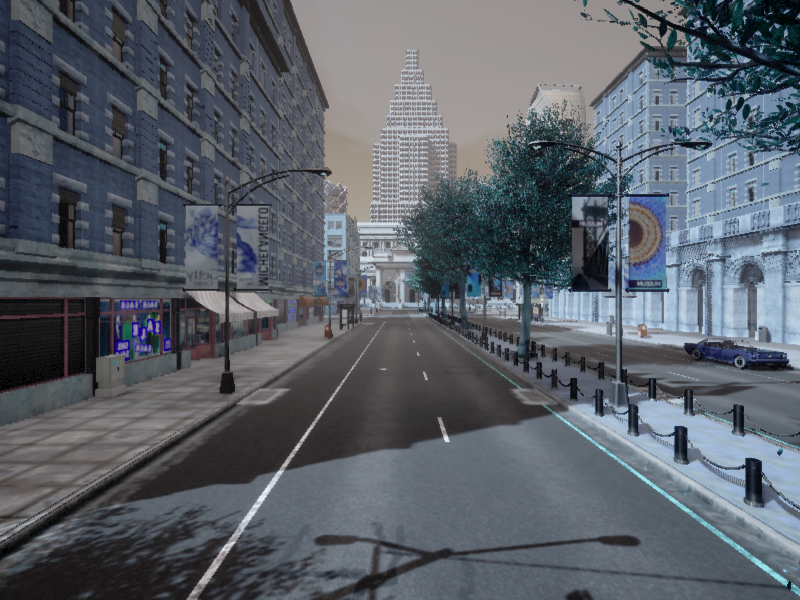
#> input picture Task4_LaneKeeping/images/img_000.png, 800 x 600 px; its folder holds only this picture in this run
$ python -i lane_detection.py   (imports and definitions only)
#> lines starting #> are read from the running program, lines starting #| are printed output that depends on the picture; after the words box and inside, x2 and y2 are one past the last pixel; in counts of white or black regions, pixels touching at a corner belong together
# lane_detection.py
import cv2
import os
import numpy as np

# ------------------------
# Lane tracking class
# ------------------------
class LaneLine:
    """Tracks a line over multiple frames to smooth lane detection."""
    def __init__(self, buffer_size=7):
        self.buffer_size = buffer_size
        self.buffer = []
        self.detected = False
        self.avg_slope = 0.0
        self.avg_intercept = 0.0

    def add_fit(self, slope, intercept):
        self.buffer.append((slope, intercept))
        if len(self.buffer) > self.buffer_size:
            self.buffer.pop(0)
        slopes, intercepts = zip(*self.buffer)
        self.avg_slope = np.mean(slopes)
        self.avg_intercept = np.mean(intercepts)
        self.detected = True

# Instantiate global trackers for left/right lanes
left_tracker = LaneLine()
right_tracker = LaneLine()
#> further down, picture is the input picture: shape (600, 800, 3); mean B, G, R 104.4, 96.1, 89.9

# ------------------------
# Lane detection function
# ------------------------
def detect_lanes(img, return_binary=False):
#> called with return_binary = False
    h, w, _ = img.shape

    # HLS thresholding
    hls = cv2.cvtColor(img, cv2.COLOR_BGR2HLS)
#> hls: shape (600, 800, 3); mean of channels 0, 1, 2 87.1, 97.2, 31.9
    l_channel = hls[:, :, 1]
    s_channel = hls[:, :, 2]
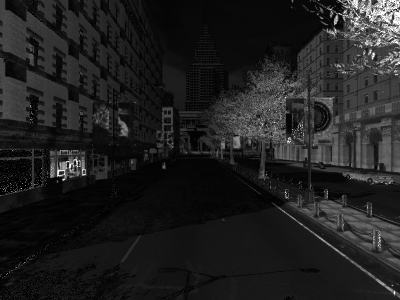
#> s_channel: shape (600, 800) (shown at 1/2 size); min 0, max 255, mean 31.9
    _, l_thresh = cv2.threshold(l_channel, 200, 255, cv2.THRESH_BINARY)
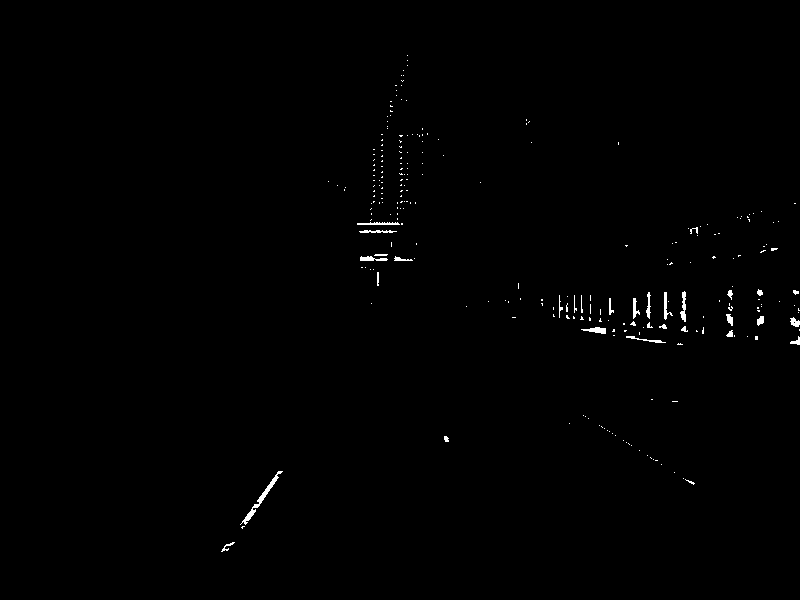
#> l_thresh: shape (600, 800); 0.49% white; 257 white regions (227 under 20 px), largest, box (x1, y1, x2, y2) and area: (240, 471, 283, 525) 266, (680, 291, 686, 322) 108, (581, 327, 606, 334) 102
    _, s_thresh = cv2.threshold(s_channel, 90, 255, cv2.THRESH_BINARY)
#> s_thresh: shape (600, 800); 5.6% white; 1318 white regions (1196 under 20 px), largest, box (x1, y1, x2, y2) and area: (675, 0, 800, 95) 6211, (466, 180, 590, 297) 3122, (114, 313, 161, 361) 905
    color_mask = cv2.bitwise_or(l_thresh, s_thresh)

    # Canny edges
    gray = cv2.cvtColor(img, cv2.COLOR_BGR2GRAY)
    blur = cv2.GaussianBlur(gray, (5,5),0)
    edges = cv2.Canny(blur, 100, 200)
#> edges: shape (600, 800); 4.6% white in thin lines or dots

    # Combine
    combined = cv2.bitwise_or(edges, color_mask)
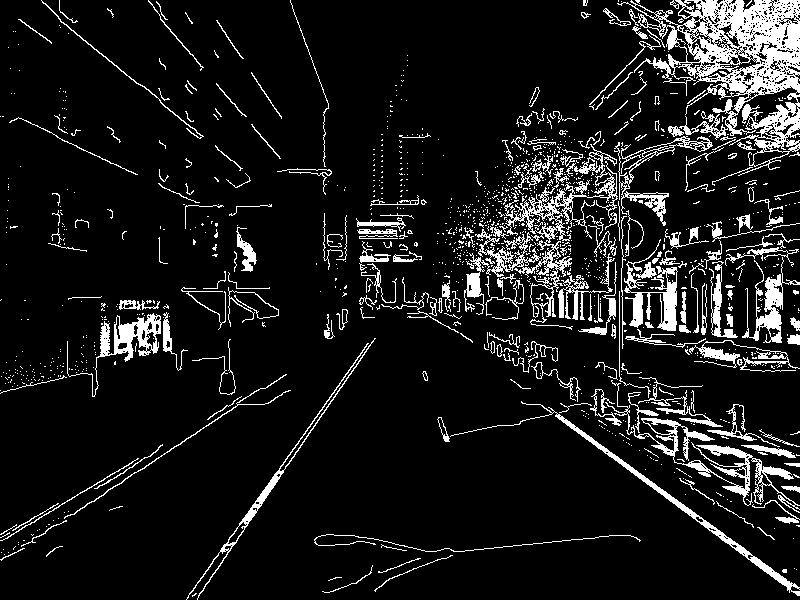
#> combined: shape (600, 800); 10.1% white; 1199 white regions (983 under 20 px), largest, box (x1, y1, x2, y2) and area: (617, 0, 800, 176) 11026, (464, 144, 618, 330) 4579, (605, 380, 800, 513) 2641

    # ROI mask
    mask = np.zeros_like(combined)
    roi = np.array([[
        (int(0.2*w), h),
        (int(0.45*w), int(0.65*h)),
        (int(0.55*w), int(0.65*h)),
        (int(0.8*w), h)
    ]])
    cv2.fillPoly(mask, roi, 255)
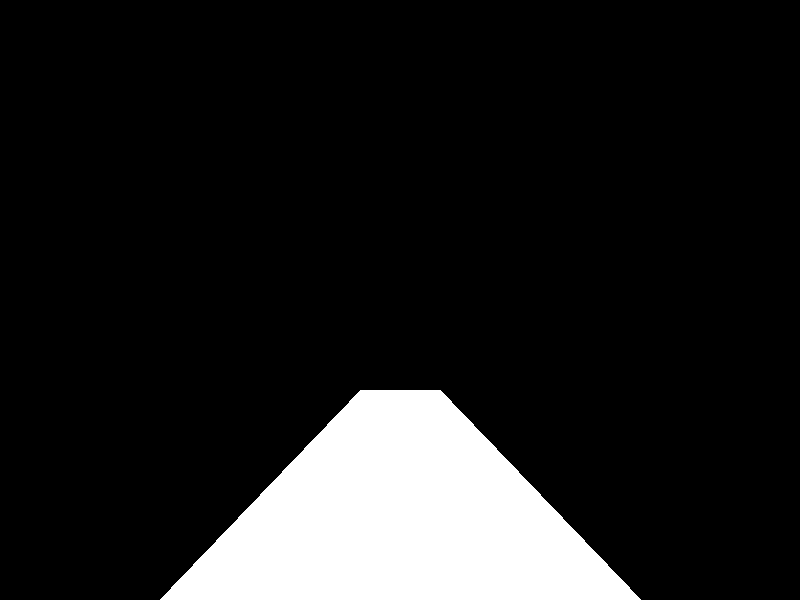
#> mask: shape (600, 800); 12.3% white; 1 white region, box (x1, y1, x2, y2) and area: (160, 390, 641, 600) 59010
    masked = cv2.bitwise_and(combined, mask)
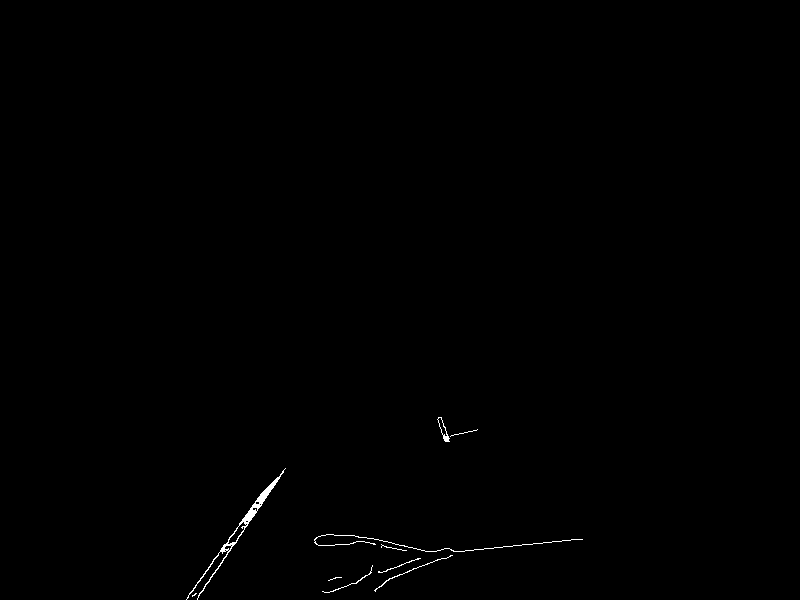
#> masked: shape (600, 800); 0.29% white in thin lines or dots, all inside (x1, y1, x2, y2) = (186, 417, 583, 600)

    # Hough lines
    lines = cv2.HoughLinesP(masked, 1, np.pi/180, 40, minLineLength=40, maxLineGap=150)
#> lines = [[186, 599, 269, 485], [197, 599, 276, 478], [458, 551, 581, 539], [215, 572, 285, 468], [333, 591, 447, 548], [198, 595, 270, 484], [247, 513, 450, 556], [212, 561, 263, 491], [245, 516, 445, 558], [385, 581, 456, 551], [328, 592, 444, 548], [199, 594, 282, 471]]
    line_img = np.zeros_like(img)
    binary_lane = np.zeros_like(masked)
    left_lines, right_lines = [], []

    if lines is not None:
        for l in lines:
            x1, y1, x2, y2 = l[0]
            if x2 == x1: continue
            slope = (y2-y1)/(x2-x1)
            if abs(slope) < 0.4: continue
            if slope < 0:
                left_lines.append((x1,y1,x2,y2))
            else:
                right_lines.append((x1,y1,x2,y2))
#> this loop made 12 passes
#> (x1, y1, x2, y2, slope) on passes 1 to 8: (186, 599, 269, 485, -1.37), (197, 599, 276, 478, -1.53), (458, 551, 581, 539, -0.0976), (215, 572, 285, 468, -1.49), (333, 591, 447, 548, -0.377), (198, 595, 270, 484, -1.54), (247, 513, 450, 556, 0.212), (212, 561, 263, 491, -1.37)
#> after the loop, left_lines = [(186, 599, 269, 485), (197, 599, 276, 478), (215, 572, 285, 468), (198, 595, 270, 484), (212, 561, 263, 491), (385, 581, 456, 551), (199, 594, 282, 471)]; right_lines = []

    # Function to average and track lines
    def draw_tracked(lines, tracker):
        if len(lines) == 0 and not tracker.detected:
            return None
        if len(lines) > 0:
            xs, ys = [], []
            for x1,y1,x2,y2 in lines:
                xs.extend([x1,x2])
                ys.extend([y1,y2])
            poly = np.polyfit(xs, ys, 1)
#> poly = [-0.2, 590.5]
            tracker.add_fit(poly[0], poly[1])
#> in add_fit, `slopes, intercepts = zip(*self.buffer)`: slopes = (-0.2,); intercepts = (590.5,)
#> in add_fit, `self.avg_slope = np.mean(slopes)`: self.avg_slope = -0.2
#> in add_fit, `self.avg_intercept = np.mean(intercepts)`: self.avg_intercept = 590.5
#> in add_fit, `self.detected = True`: self.detected = True
        if not tracker.detected:
            return None
        slope, intercept = tracker.avg_slope, tracker.avg_intercept
#> slope = -0.2; intercept = 590.5
        y1_draw = h
#> y1_draw = 600
        y2_draw = int(h*0.65)
#> y2_draw = 390
        if slope == 0: return None
        x1_draw = int((y1_draw - intercept)/slope)
#> x1_draw = -47
        x2_draw = int((y2_draw - intercept)/slope)
#> x2_draw = 1002
        return x1_draw, y1_draw, x2_draw, y2_draw

    for coords in [draw_tracked(left_lines, left_tracker), draw_tracked(right_lines, right_tracker)]:
        if coords:
            x1,y1,x2,y2 = coords
            cv2.line(line_img, (x1,y1),(x2,y2),(0,255,0),5)
            cv2.line(binary_lane,(x1,y1),(x2,y2),255,5)
#> this loop made 2 passes
#> (x1, y1, x2, y2) on pass 1: (-47, 600, 1002, 390)
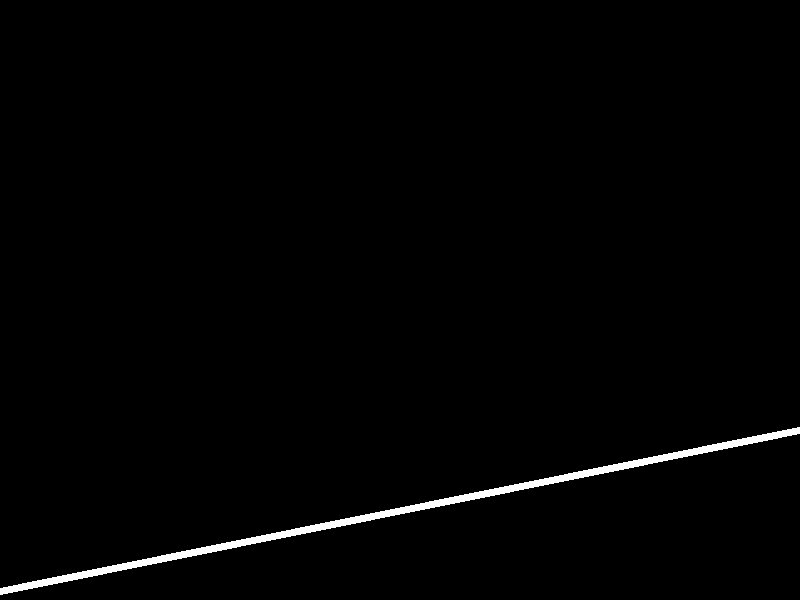
#> binary_lane: shape (600, 800); 1.2% white; 1 white region, box (x1, y1, x2, y2) and area: (0, 427, 800, 595) 5698

    annotated = cv2.addWeighted(img, 0.8, line_img,1,0)
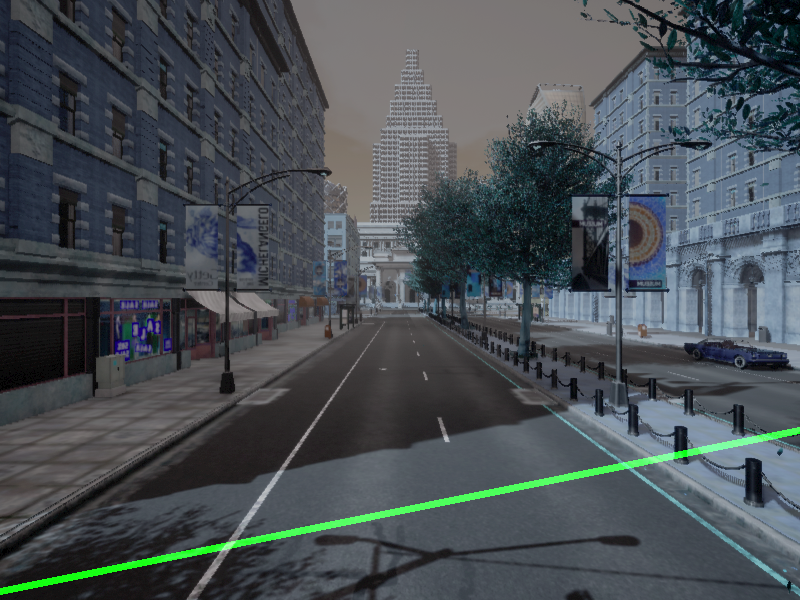
#> annotated: shape (600, 800, 3); mean B, G, R 83.5, 78.9, 71.9
    if return_binary:
        return annotated, binary_lane
    return annotated

# ------------------------
# Lane center estimation
# ------------------------
lane_center_history = []
# [33 lines left out: functions estimate_lane_center, process_lane_images, not called in this run]

>>> import cv2
>>> picture = cv2.imread('images/img_000.png')
>>> result = detect_lanes(picture)
